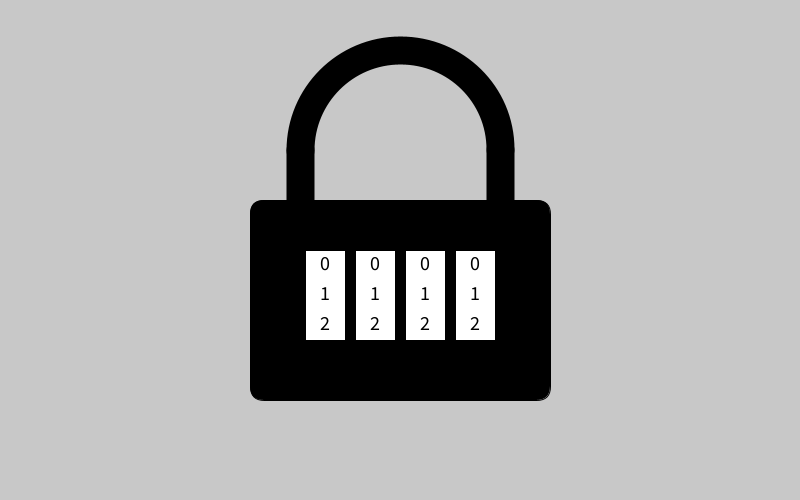
Frame 1 (no input)
Frame 60 (the mouse pressed at the canvas centre just before this capture): identical to frame 1, image omitted
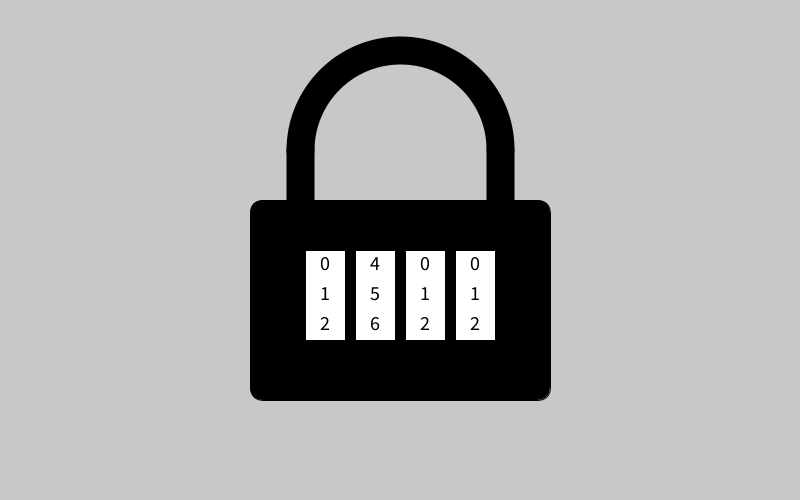
Frame 120 (the mouse held since frame 60 and released just before this capture)

The Processing sketch that drew these frames (run headless with seeded random() and noise(); from frame 60 on, the mouse is pressed at the canvas centre):

// Processing sketch: NumberScrollWheel
// ── NumberScrollWheel.pde
int finalValue[]=new int[4];
int curValue[] = new int[4];
int scrollX[] = new int[4];
int distance[] = new int[4];
void setup() {
  size(800, 500);
  for (int i=0; i<4; i++) {
    finalValue[i]=0;
    curValue[i]=0;
    scrollX[i]=0;
    distance[i]=0;
  }
}
int keyPass=1234;
int colourSection=0;
int shackleY=0;
int numComb=0;
boolean hasUnlocked=false;
void draw() {
  textSize(20);
  background(200);
  strokeWeight(28);
  noFill();
  stroke(0);
  arc(400, 150-shackleY, 200, 200, PI, 2*PI);
  line(300, 150-shackleY, 300, 200);
  line(500, 150-shackleY, 500, 200-shackleY);
  strokeWeight(1);
  if (!hasUnlocked) {
    int wheelNum=(mouseX-305)/50;
    if (wheelNum>=0&&wheelNum<=3&&mouseX>=30&&mouseX<=495) {

      if (mousePressed) {
        distance[wheelNum]=scrollX[wheelNum]-mouseY;
        distance[wheelNum]/=15;
        if (distance[wheelNum]<0)distance[wheelNum]+=10;
        distance[wheelNum]%=10;
        curValue[wheelNum]=distance[wheelNum]+finalValue[wheelNum];
      } else {
        scrollX[wheelNum]=mouseY;
        finalValue[wheelNum]=curValue[wheelNum];
      }
      if (curValue[wheelNum]<0)curValue[wheelNum]+=10;
      curValue[wheelNum]%=10;
    }
  } else {
    shackleY=min(40, shackleY+2);
  }
  fill(0);
  rect(250, 200, 300, 200, 14);
  numComb=0;
  boolean isInOneSection=false;
  for (int j=0; j<4; j++) {

    if (mouseX>=305+50*j&&mouseX<=345+50*j&&(mousePressed||(mouseY>=250&&mouseY<=340))&&!hasUnlocked) {
      isInOneSection=true;
      fill(255-min(255, colourSection));
      rect(305+50*j, 250, 40, 90);
      fill(min(255, colourSection));
      colourSection+=10;
    } else {
      fill(255);
      rect(305+50*j, 250, 40, 90);
      fill(0);
    }
    for (int i=0; i<3; i++) {
      text((i+curValue[j])%10, 320+50*j, 300+30*(i-1));
    }
    numComb*=10;
    numComb+=1+curValue[j];
  }
  if (!isInOneSection)colourSection=0;
  if(keyPass==numComb)hasUnlocked=true;
}
